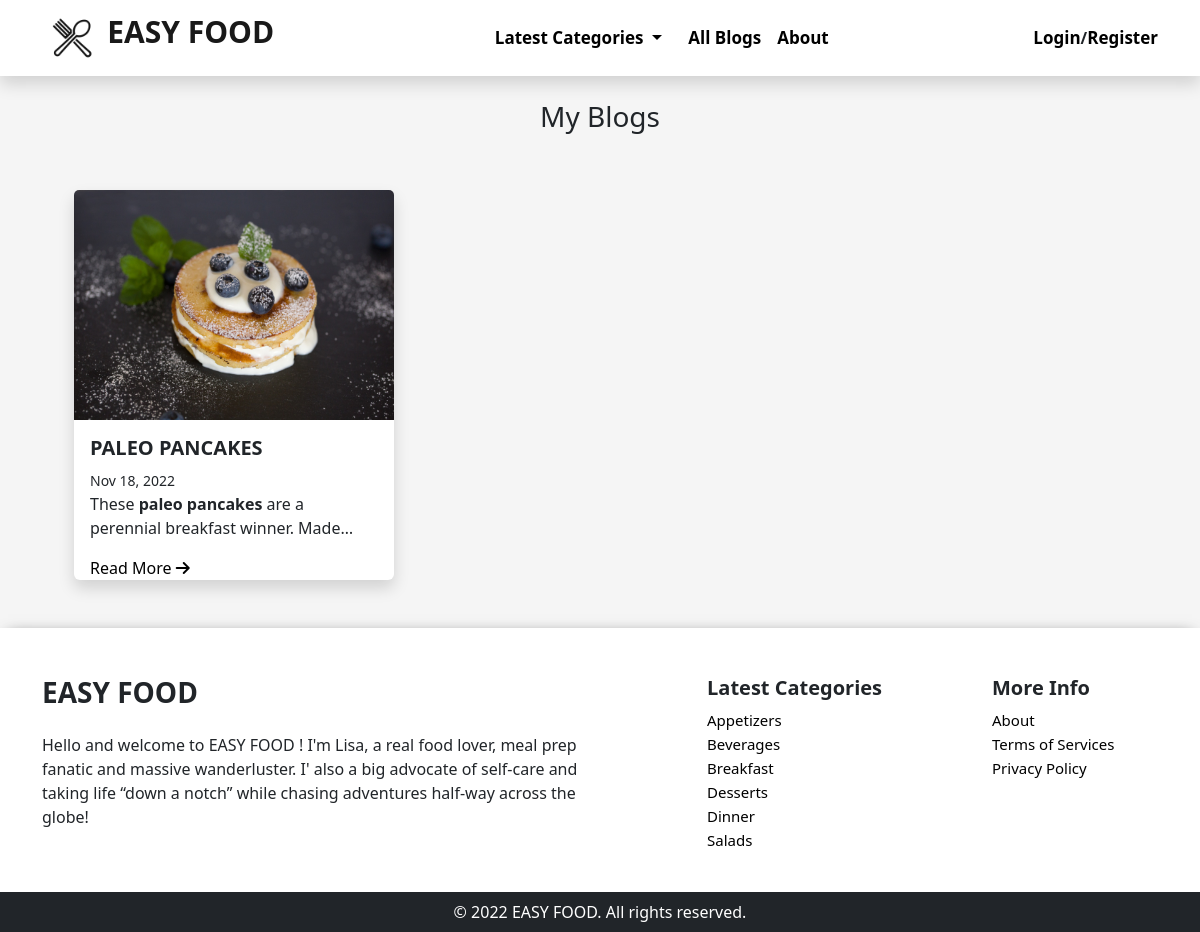
Before: /my-blogs/kaushal12/ with the older database file.
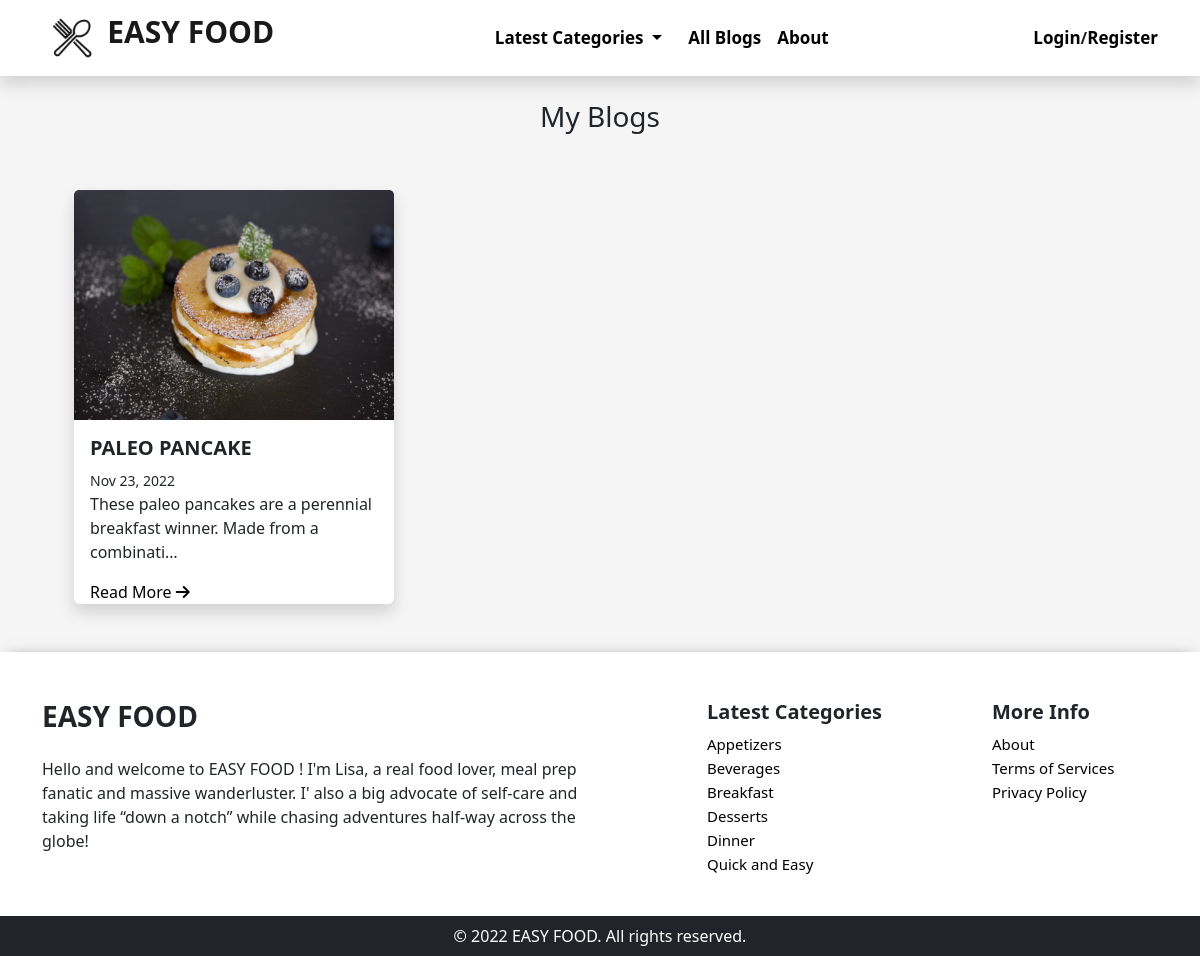
After: the same page with the newer database file.
### blogapp/models.py (models this page shows, shortened)
class Post (models.Model):
    title=models.CharField(max_length=200)
    slug = models.SlugField(max_length = 200 ,blank=True)
    category_id = models.ForeignKey(Category, on_delete= models.CASCADE)
    author = models.ForeignKey(CustomUsers, on_delete= models.CASCADE)
    created_at = models.DateField(auto_now_add=True)
    updated_at = models.DateField(auto_now= True)
    image = models.ImageField(upload_to ='uploads/')
    content = RichTextField()

class Category(models.Model):
    name=models.CharField(max_length=200)
    slug = models.SlugField(max_length = 200, blank=True)
    image = models.ImageField(upload_to ='category/', blank=True)
    created_at = models.DateTimeField(auto_now_add=True)
    updated_at = models.DateTimeField(auto_now= True)

### blogapp/views.py (the view)
# urls.py: path('my-blogs/<username>/', views.my_blogs,name="my_blogs"),
def my_blogs(request,username):
    blogs = blog()
    user = CustomUsers.objects.get(username=username)
    my_blogs=Post.objects.filter(author=user).order_by('-updated_at')
    return render(request, 'blogapp/my_blogs.html', {'blogs': blogs , 'my_blogs' : my_blogs})

### blog/context_processors.py (called while the page is built)
def nav(request):
    blog= Category.objects.all()
    return {'category' : blog}

### blogapp/views.py (called while the page is built)
def blog():
    category = Category.objects.all().order_by('-updated_at').order_by('name')
    blog = []
    for i in category:
        present = Post.objects.filter(category_id=i.pk)
        if present.exists():
            blog.append(Category.objects.all().get(id=i.pk))
    return blog

### blogapp/templates/blogapp/my_blogs.html (shortened to what this page needs)
{% extends 'base.html' %}
{% load static %}
{% block content %}
{% include "blogapp/navbar.html" %}
<section id="bg-color">
    <h3 class="text-center pt-4 ">My Blogs</h3>
        <div class="py-4 row col-11  mx-auto ">
            {% for my_blogs in my_blogs %}
            <div class="card shadow border-0 p-0 my-4 mx-4 col-md-5 col-sm-11">
                <a href="{% url 'detail' my_blogs.slug %}"><img class="card-img-top post-image "
                        src="{{my_blogs.image.url}}"></a>
                <div class="card-body pb-0">
                    <a href="{% url 'detail' my_blogs.slug %}" class="text-decoration-none text-dark">
                        <h5 class="card-title fw-bold ">{{my_blogs.title}}</h5>
                    </a>
                    <small class="mb-1">{{my_blogs.updated_at|date:'M d, Y'}}</small>
                    <p class="card-text mb-0">{{my_blogs.content|safe|truncatechars:90}}</p>
                    <a href="{% url 'detail' my_blogs.slug %}" class="text-decoration-none  read">Read More <i
                            class="fa-solid fa-arrow-right"></i></a>
                </div>
            </div>
            {% endfor %}
        </div>
</section>
{% endblock content %}
{% block footer %}{{block.super}}{% endblock footer %}

### templates/base.html (shortened to what this page needs)
<!DOCTYPE html>
<html lang="en">
{% load static %}
<head>
    <link rel="stylesheet" href="https://cdnjs.cloudflare.com/ajax/libs/font-awesome/6.2.0/css/all.min.css"
 />
    <link href="https://cdn.jsdelivr.net/npm/bootstrap@5.2.2/dist/css/bootstrap.min.css" rel="stylesheet"
>
    <link rel="stylesheet" href="https://cdnjs.cloudflare.com/ajax/libs/OwlCarousel2/2.3.4/assets/owl.carousel.min.css"
 />
    <link rel="stylesheet"
        href="https://cdnjs.cloudflare.com/ajax/libs/OwlCarousel2/2.3.4/assets/owl.theme.default.min.css"
 />
    <link rel="stylesheet" href="//cdn.jsdelivr.net/npm/alertifyjs@1.13.1/build/css/alertify.min.css" />
    <link rel="stylesheet" href="//cdn.jsdelivr.net/npm/alertifyjs@1.13.1/build/css/themes/default.min.css" />
</head>
<body>
    {% block content %}
    {% endblock content %}
    {% block footer %}
    <section class="foot">
        <div class="container pt-5 pb-4">
            <div class="row">
                <div class="col-lg-6 col-sm-12 ">
                    <h3 class="fw-bold">EASY FOOD</h3>
                    <p class="pt-3">Hello and welcome to EASY FOOD ! I'm Lisa, a real food lover, meal prep fanatic and
                        massive wanderluster. I' also a big advocate of self-care and taking life “down a notch” while
                        chasing adventures half-way across the globe!
                    </p>
                </div>
                <div class="col-lg-3 offset-1 d-lg-block d-md-block d-sm-none">
                    <h5 class="fw-bold">Latest Categories</h5>
                    <ul class="footer">
                        {% for blogs in blogs %}
                        {% if forloop.counter < 7 %} <li><a href="{% url 'category' blogs.slug %}">
                                {{blogs.name}}
                            </a></li>
                            {% endif%}
                            {% endfor %}
                    </ul>
                </div>
                <div class="col-lg-2 d-lg-block d-md-block d-sm-none">
                    <h5 class="fw-bold">More Info</h5>
                    <ul class="footer">
                        <li>
                            <a href="{% url 'about' %}">About</a>
                        </li>
                        <li><a href="{% url 'terms' %}">Terms of Services</a></li>
                        <li>
                            <a href="{% url 'policy' %}">Privacy Policy</a>
                        </li>
                    </ul>
                </div>
            </div>
        </div>
        <div class="bg-dark text-white text-center py-2">&#169; <span id="cur-year"></span> EASY FOOD. All rights
            reserved.
        </div>
    </section>
    {% endblock footer %}
</body>
</html>

### blogapp/templates/blogapp/navbar.html (shortened to what this page needs)
<!DOCTYPE html>
<html lang="en">
{% load static %}
<head>
    <link rel="stylesheet" href="https://cdnjs.cloudflare.com/ajax/libs/font-awesome/6.2.0/css/all.min.css"
 />
    <link href="https://cdn.jsdelivr.net/npm/bootstrap@5.2.2/dist/css/bootstrap.min.css" rel="stylesheet"
>
</head>
<body>
    <section class="bg-white sticky-top shadow">
        <nav class="navbar navbar-expand-lg container">
            <div class="container-fluid">
                <a class="navbar-brand" href="{% url 'home' %}">
                    <img src="{% static 'blogapp/images/logo1.png' %}" alt="no logo" height="60px">
                    <span class="logo">EASY FOOD</span></a>
                <div class="collapse navbar-collapse" id="navbarSupportedContent">
                    <ul class="navbar-nav mx-auto mb-2 mb-lg-0">
                        <li class="nav-item dropdown">
                            <a class="nav-link {% if request.resolver_match.url_name == 'category' %}navbar-active{% endif %}  dropdown-toggle" href="#" id="navbarDropdown" role="button"
                                data-bs-toggle="dropdown" aria-expanded="false">
                                Latest Categories
                            </a>
                    </li>
                    <li class="nav-item">
                        <a class="nav-link {% if request.resolver_match.url_name == 'all-blogs' %}navbar-active{% endif %}" href="{% url 'all-blogs' %}">All Blogs</a>
                    </li>
                    <li class="nav-item">
                        <a class="nav-link {% if request.resolver_match.url_name == 'about' %}navbar-active{% endif %}" href="{% url 'about' %}">About</a>
                    </li>
                    </ul>
                    {% if request.user.is_authenticated %}
                    <li class="nav-item dropdown ">
                        <a class="nav-link {% if request.resolver_match.url_name == 'profile' %}navbar-active
                        {% elif request.resolver_match.url_name == 'my_blogs' %}navbar-active
                        {% elif request.resolver_match.url_name == 'logout' %}navbar-active
                        {% endif %}  dropdown-toggle" href="#" id="navbarDropdown" role="button"
                            data-bs-toggle="dropdown" aria-expanded="false">
                            {{user.username}}
                        </a>
                        <ul class="dropdown-menu" aria-labelledby="navbarDropdown">
                            <li><a class="dropdown-item" href="{% url 'profile' user.username  %}">Profile</a></li>
                            <li><a class="dropdown-item" href="{% url 'my_blogs' user.username %}">My Blogs</a></li>
                            <li><a class="dropdown-item" href="{% url 'logout' %}">Logout</a></li>
                        </ul>
                    </li>
                    {% else %}
                    <a href="{% url 'login' %}" class="nav-link">Login</i></a>
                    <span class="fw-bold">/</span>
                    <a href="{% url 'register' %}" class="nav-link">Register</i></a>
                    {% endif %}
                </div>
            </div>
        </nav>
    </section>
</body>
</html>

### templates/base.html (style rules this page uses)
body { font-family: 'Poppins', sans-serif; }
#bg-color { background-color: whitesmoke; }
.foot { box-shadow: 0px 0px 15px -8px rgba(0, 0, 0, 0.75); }
.footer li { list-style: none; }
.footer a { text-decoration: none; color: black; font-size: 15px; }
.footer { padding-left: 0px; }

### blogapp/templates/blogapp/my_blogs.html (style rules this page uses)
#bg-color { background-color: whitesmoke; }
@media screen and (min-width: 992px) { .card { width: 29.1% !important; } }
.post-image { height: 230px; border: 0px solid white; transition: border 1s; }
.card-title { transition: color 0.2s; }
.read { color: black; }

### blogapp/templates/blogapp/navbar.html (style rules this page uses)
.navbar-brand { padding: 0px; }
.logo { font-size: 30px; font-weight: bold; }
.nav-link { color: black; font-weight: bold; font-size: 17px; }
.dropdown { position: relative; display: inline-block; margin-right: 10px; }

Changed rows visible on the page:
no longer on this page (row unchanged): Category: name "Salads"
changed Post: title "PALEO PANCAKES" → "PALEO PANCAKE"; updated_at "Nov 18, 2022" → "Nov 23, 2022"; content "These paleo pancakes are a perennial breakfast winner. Made…" → "These paleo pancakes are a perennial breakfast winner. Made from a combinati…"
now on this page (row unchanged): Category: name "Quick and Easy"
